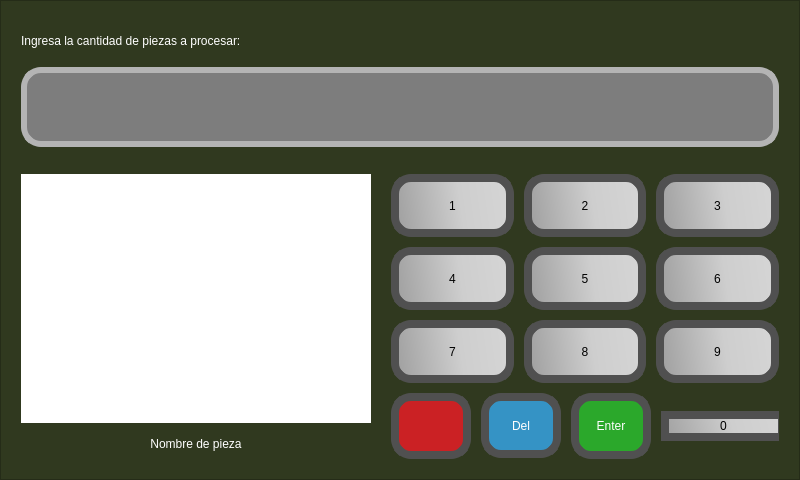
<?xml version="1.0" encoding="UTF-8"?>
<ui version="4.0">
 <class>Form</class>
 <widget class="QWidget" name="Form">
  <property name="geometry">
   <rect>
    <x>0</x>
    <y>0</y>
    <width>800</width>
    <height>480</height>
   </rect>
  </property>
  <property name="sizePolicy">
   <sizepolicy hsizetype="Expanding" vsizetype="Expanding">
    <horstretch>0</horstretch>
    <verstretch>0</verstretch>
   </sizepolicy>
  </property>
  <property name="windowTitle">
   <string>Form</string>
  </property>
  <property name="styleSheet">
   <string notr="true">background-color: #30391f;</string>
  </property>
  <layout class="QHBoxLayout" name="horizontalLayout">
   <property name="leftMargin">
    <number>0</number>
   </property>
   <property name="topMargin">
    <number>0</number>
   </property>
   <property name="rightMargin">
    <number>0</number>
   </property>
   <property name="bottomMargin">
    <number>0</number>
   </property>
   <item>
    <widget class="QFrame" name="frame">
     <property name="sizePolicy">
      <sizepolicy hsizetype="Expanding" vsizetype="Expanding">
       <horstretch>0</horstretch>
       <verstretch>0</verstretch>
      </sizepolicy>
     </property>
     <property name="minimumSize">
      <size>
       <width>400</width>
       <height>0</height>
      </size>
     </property>
     <property name="frameShape">
      <enum>QFrame::StyledPanel</enum>
     </property>
     <property name="frameShadow">
      <enum>QFrame::Raised</enum>
     </property>
     <layout class="QVBoxLayout" name="verticalLayout">
      <property name="spacing">
       <number>0</number>
      </property>
      <property name="leftMargin">
       <number>11</number>
      </property>
      <property name="topMargin">
       <number>11</number>
      </property>
      <property name="rightMargin">
       <number>11</number>
      </property>
      <property name="bottomMargin">
       <number>11</number>
      </property>
      <item alignment="Qt::AlignTop">
       <widget class="QWidget" name="widget_5" native="true">
        <layout class="QVBoxLayout" name="verticalLayout_2">
         <item>
          <widget class="QWidget" name="widget_6" native="true">
           <property name="sizePolicy">
            <sizepolicy hsizetype="Expanding" vsizetype="Expanding">
             <horstretch>0</horstretch>
             <verstretch>0</verstretch>
            </sizepolicy>
           </property>
           <property name="maximumSize">
            <size>
             <width>16777215</width>
             <height>150</height>
            </size>
           </property>
           <layout class="QVBoxLayout" name="verticalLayout_8">
            <property name="leftMargin">
             <number>0</number>
            </property>
            <property name="topMargin">
             <number>0</number>
            </property>
            <property name="rightMargin">
             <number>0</number>
            </property>
            <item>
             <layout class="QVBoxLayout" name="verticalLayout_9">
              <item>
               <widget class="QLabel" name="lbl_title">
                <property name="sizePolicy">
                 <sizepolicy hsizetype="Expanding" vsizetype="Expanding">
                  <horstretch>0</horstretch>
                  <verstretch>0</verstretch>
                 </sizepolicy>
                </property>
                <property name="minimumSize">
                 <size>
                  <width>0</width>
                  <height>40</height>
                 </size>
                </property>
                <property name="maximumSize">
                 <size>
                  <width>16777215</width>
                  <height>80</height>
                 </size>
                </property>
                <property name="styleSheet">
                 <string notr="true">font: 20pt &quot;MS Shell Dlg 2&quot;;
color: rgb(255, 255, 255);</string>
                </property>
                <property name="text">
                 <string>Ingresa la cantidad de piezas a procesar:</string>
                </property>
               </widget>
              </item>
              <item>
               <widget class="QTextEdit" name="txed_response">
                <property name="minimumSize">
                 <size>
                  <width>0</width>
                  <height>40</height>
                 </size>
                </property>
                <property name="maximumSize">
                 <size>
                  <width>16777215</width>
                  <height>80</height>
                 </size>
                </property>
                <property name="styleSheet">
                 <string notr="true">background-color: rgb(125, 125, 125);
border-radius: 20px;
color: white;
padding: 10px;
border: 6px solid rgb(180, 180, 180);
font: 18pt &quot;MS Shell Dlg 2&quot;;</string>
                </property>
                <property name="html">
                 <string>&lt;!DOCTYPE HTML PUBLIC &quot;-//W3C//DTD HTML 4.0//EN&quot; &quot;http://www.w3.org/TR/REC-html40/strict.dtd&quot;&gt;
&lt;html&gt;&lt;head&gt;&lt;meta name=&quot;qrichtext&quot; content=&quot;1&quot; /&gt;&lt;style type=&quot;text/css&quot;&gt;
p, li { white-space: pre-wrap; }
&lt;/style&gt;&lt;/head&gt;&lt;body style=&quot; font-family:'MS Shell Dlg 2'; font-size:18pt; font-weight:400; font-style:normal;&quot;&gt;
&lt;p style=&quot;-qt-paragraph-type:empty; margin-top:0px; margin-bottom:0px; margin-left:0px; margin-right:0px; -qt-block-indent:0; text-indent:0px;&quot;&gt;&lt;br /&gt;&lt;/p&gt;&lt;/body&gt;&lt;/html&gt;</string>
                </property>
               </widget>
              </item>
             </layout>
            </item>
           </layout>
          </widget>
         </item>
        </layout>
       </widget>
      </item>
      <item>
       <widget class="QWidget" name="widget" native="true">
        <property name="sizePolicy">
         <sizepolicy hsizetype="Expanding" vsizetype="Expanding">
          <horstretch>0</horstretch>
          <verstretch>0</verstretch>
         </sizepolicy>
        </property>
        <property name="styleSheet">
         <string notr="true"/>
        </property>
        <layout class="QGridLayout" name="gridLayout">
         <property name="horizontalSpacing">
          <number>20</number>
         </property>
         <item row="0" column="1" rowspan="2">
          <widget class="QWidget" name="widget_4" native="true">
           <property name="sizePolicy">
            <sizepolicy hsizetype="Expanding" vsizetype="Expanding">
             <horstretch>0</horstretch>
             <verstretch>0</verstretch>
            </sizepolicy>
           </property>
           <property name="minimumSize">
            <size>
             <width>0</width>
             <height>0</height>
            </size>
           </property>
           <layout class="QVBoxLayout" name="verticalLayout_7">
            <property name="spacing">
             <number>10</number>
            </property>
            <property name="leftMargin">
             <number>0</number>
            </property>
            <property name="topMargin">
             <number>0</number>
            </property>
            <property name="rightMargin">
             <number>0</number>
            </property>
            <property name="bottomMargin">
             <number>0</number>
            </property>
            <item>
             <layout class="QHBoxLayout" name="horizontalLayout_14">
              <item>
               <widget class="QPushButton" name="btn_one1">
                <property name="sizePolicy">
                 <sizepolicy hsizetype="Expanding" vsizetype="Expanding">
                  <horstretch>0</horstretch>
                  <verstretch>0</verstretch>
                 </sizepolicy>
                </property>
                <property name="minimumSize">
                 <size>
                  <width>35</width>
                  <height>35</height>
                 </size>
                </property>
                <property name="styleSheet">
                 <string notr="true">QPushButton {
    border-radius: 20px;
    color: black;
	border: 8px solid rgb(80, 80, 80);	
	font: 87 26pt &quot;Arial Black&quot;;		
	background-color: qlineargradient(spread:pad, x1:0, y1:0.068, x2:1, y2:0, stop:0 rgba(163, 163, 163, 255), stop:0.539326 rgba(206, 206, 206, 255), stop:0.98 rgba(213, 213, 213, 255), stop:1 rgba(0, 0, 0, 0));
}</string>
                </property>
                <property name="text">
                 <string>1</string>
                </property>
               </widget>
              </item>
              <item>
               <widget class="QPushButton" name="btn_two1">
                <property name="sizePolicy">
                 <sizepolicy hsizetype="Expanding" vsizetype="Expanding">
                  <horstretch>0</horstretch>
                  <verstretch>0</verstretch>
                 </sizepolicy>
                </property>
                <property name="minimumSize">
                 <size>
                  <width>35</width>
                  <height>35</height>
                 </size>
                </property>
                <property name="styleSheet">
                 <string notr="true">QPushButton {
    border-radius: 20px;
    color: black;
	border: 8px solid rgb(80, 80, 80);	
	font: 87 26pt &quot;Arial Black&quot;;		
	background-color: qlineargradient(spread:pad, x1:0, y1:0.068, x2:1, y2:0, stop:0 rgba(163, 163, 163, 255), stop:0.539326 rgba(206, 206, 206, 255), stop:0.98 rgba(213, 213, 213, 255), stop:1 rgba(0, 0, 0, 0));
}</string>
                </property>
                <property name="text">
                 <string>2</string>
                </property>
               </widget>
              </item>
              <item>
               <widget class="QPushButton" name="btn_three1">
                <property name="sizePolicy">
                 <sizepolicy hsizetype="Expanding" vsizetype="Expanding">
                  <horstretch>0</horstretch>
                  <verstretch>0</verstretch>
                 </sizepolicy>
                </property>
                <property name="minimumSize">
                 <size>
                  <width>35</width>
                  <height>35</height>
                 </size>
                </property>
                <property name="styleSheet">
                 <string notr="true">QPushButton {
    border-radius: 20px;
    color: black;
	border: 8px solid rgb(80, 80, 80);	
	font: 87 26pt &quot;Arial Black&quot;;		
	background-color: qlineargradient(spread:pad, x1:0, y1:0.068, x2:1, y2:0, stop:0 rgba(163, 163, 163, 255), stop:0.539326 rgba(206, 206, 206, 255), stop:0.98 rgba(213, 213, 213, 255), stop:1 rgba(0, 0, 0, 0));
}</string>
                </property>
                <property name="text">
                 <string>3</string>
                </property>
               </widget>
              </item>
             </layout>
            </item>
            <item>
             <layout class="QHBoxLayout" name="horizontalLayout_5">
              <item>
               <widget class="QPushButton" name="btn_four1">
                <property name="sizePolicy">
                 <sizepolicy hsizetype="Expanding" vsizetype="Expanding">
                  <horstretch>0</horstretch>
                  <verstretch>0</verstretch>
                 </sizepolicy>
                </property>
                <property name="minimumSize">
                 <size>
                  <width>35</width>
                  <height>35</height>
                 </size>
                </property>
                <property name="styleSheet">
                 <string notr="true">QPushButton {
    border-radius: 20px;
    color: black;
	border: 8px solid rgb(80, 80, 80);	
	font: 87 26pt &quot;Arial Black&quot;;		
	background-color: qlineargradient(spread:pad, x1:0, y1:0.068, x2:1, y2:0, stop:0 rgba(163, 163, 163, 255), stop:0.539326 rgba(206, 206, 206, 255), stop:0.98 rgba(213, 213, 213, 255), stop:1 rgba(0, 0, 0, 0));
}</string>
                </property>
                <property name="text">
                 <string>4</string>
                </property>
               </widget>
              </item>
              <item>
               <widget class="QPushButton" name="btn_five1">
                <property name="sizePolicy">
                 <sizepolicy hsizetype="Expanding" vsizetype="Expanding">
                  <horstretch>0</horstretch>
                  <verstretch>0</verstretch>
                 </sizepolicy>
                </property>
                <property name="minimumSize">
                 <size>
                  <width>35</width>
                  <height>35</height>
                 </size>
                </property>
                <property name="styleSheet">
                 <string notr="true">QPushButton {
    border-radius: 20px;
    color: black;
	border: 8px solid rgb(80, 80, 80);	
	font: 87 26pt &quot;Arial Black&quot;;		
	background-color: qlineargradient(spread:pad, x1:0, y1:0.068, x2:1, y2:0, stop:0 rgba(163, 163, 163, 255), stop:0.539326 rgba(206, 206, 206, 255), stop:0.98 rgba(213, 213, 213, 255), stop:1 rgba(0, 0, 0, 0));
}</string>
                </property>
                <property name="text">
                 <string>5</string>
                </property>
               </widget>
              </item>
              <item>
               <widget class="QPushButton" name="btn_six1">
                <property name="sizePolicy">
                 <sizepolicy hsizetype="Expanding" vsizetype="Expanding">
                  <horstretch>0</horstretch>
                  <verstretch>0</verstretch>
                 </sizepolicy>
                </property>
                <property name="minimumSize">
                 <size>
                  <width>35</width>
                  <height>35</height>
                 </size>
                </property>
                <property name="styleSheet">
                 <string notr="true">QPushButton {
    border-radius: 20px;
    color: black;
	border: 8px solid rgb(80, 80, 80);	
	font: 87 26pt &quot;Arial Black&quot;;		
	background-color: qlineargradient(spread:pad, x1:0, y1:0.068, x2:1, y2:0, stop:0 rgba(163, 163, 163, 255), stop:0.539326 rgba(206, 206, 206, 255), stop:0.98 rgba(213, 213, 213, 255), stop:1 rgba(0, 0, 0, 0));
}</string>
                </property>
                <property name="text">
                 <string>6</string>
                </property>
               </widget>
              </item>
             </layout>
            </item>
            <item>
             <layout class="QHBoxLayout" name="horizontalLayout_15">
              <item>
               <widget class="QPushButton" name="btn_seven1">
                <property name="sizePolicy">
                 <sizepolicy hsizetype="Expanding" vsizetype="Expanding">
                  <horstretch>0</horstretch>
                  <verstretch>0</verstretch>
                 </sizepolicy>
                </property>
                <property name="minimumSize">
                 <size>
                  <width>35</width>
                  <height>35</height>
                 </size>
                </property>
                <property name="styleSheet">
                 <string notr="true">QPushButton {
    border-radius: 20px;
    color: black;
	border: 8px solid rgb(80, 80, 80);	
	font: 87 26pt &quot;Arial Black&quot;;		
	background-color: qlineargradient(spread:pad, x1:0, y1:0.068, x2:1, y2:0, stop:0 rgba(163, 163, 163, 255), stop:0.539326 rgba(206, 206, 206, 255), stop:0.98 rgba(213, 213, 213, 255), stop:1 rgba(0, 0, 0, 0));
}</string>
                </property>
                <property name="text">
                 <string>7</string>
                </property>
               </widget>
              </item>
              <item>
               <widget class="QPushButton" name="btn_eight1">
                <property name="sizePolicy">
                 <sizepolicy hsizetype="Expanding" vsizetype="Expanding">
                  <horstretch>0</horstretch>
                  <verstretch>0</verstretch>
                 </sizepolicy>
                </property>
                <property name="minimumSize">
                 <size>
                  <width>35</width>
                  <height>35</height>
                 </size>
                </property>
                <property name="styleSheet">
                 <string notr="true">QPushButton {
    border-radius: 20px;
    color: black;
	border: 8px solid rgb(80, 80, 80);	
	font: 87 26pt &quot;Arial Black&quot;;		
	background-color: qlineargradient(spread:pad, x1:0, y1:0.068, x2:1, y2:0, stop:0 rgba(163, 163, 163, 255), stop:0.539326 rgba(206, 206, 206, 255), stop:0.98 rgba(213, 213, 213, 255), stop:1 rgba(0, 0, 0, 0));
}</string>
                </property>
                <property name="text">
                 <string>8</string>
                </property>
               </widget>
              </item>
              <item>
               <widget class="QPushButton" name="btn_nine1">
                <property name="sizePolicy">
                 <sizepolicy hsizetype="Expanding" vsizetype="Expanding">
                  <horstretch>0</horstretch>
                  <verstretch>0</verstretch>
                 </sizepolicy>
                </property>
                <property name="minimumSize">
                 <size>
                  <width>35</width>
                  <height>35</height>
                 </size>
                </property>
                <property name="styleSheet">
                 <string notr="true">QPushButton {
    border-radius: 20px;
    color: black;
	border: 8px solid rgb(80, 80, 80);	
	font: 87 26pt &quot;Arial Black&quot;;		
	background-color: qlineargradient(spread:pad, x1:0, y1:0.068, x2:1, y2:0, stop:0 rgba(163, 163, 163, 255), stop:0.539326 rgba(206, 206, 206, 255), stop:0.98 rgba(213, 213, 213, 255), stop:1 rgba(0, 0, 0, 0));
}</string>
                </property>
                <property name="text">
                 <string>9</string>
                </property>
               </widget>
              </item>
             </layout>
            </item>
            <item>
             <layout class="QHBoxLayout" name="horizontalLayout_16" stretch="0,0,0,0">
              <item>
               <widget class="QPushButton" name="btn_cancel">
                <property name="sizePolicy">
                 <sizepolicy hsizetype="Expanding" vsizetype="Expanding">
                  <horstretch>0</horstretch>
                  <verstretch>0</verstretch>
                 </sizepolicy>
                </property>
                <property name="minimumSize">
                 <size>
                  <width>80</width>
                  <height>66</height>
                 </size>
                </property>
                <property name="maximumSize">
                 <size>
                  <width>80</width>
                  <height>66</height>
                 </size>
                </property>
                <property name="styleSheet">
                 <string notr="true">QPushButton {
    border-radius: 20px;
    color: white;
	border: 8px solid rgb(80, 80, 80);	
	font: 87 16pt &quot;Arial Black&quot;;		
	background-color: rgb(203, 33, 36);
}</string>
                </property>
                <property name="text">
                 <string/>
                </property>
                <property name="icon">
                 <iconset>
                  <normaloff>../img/regresar-edit.png</normaloff>../img/regresar-edit.png</iconset>
                </property>
                <property name="iconSize">
                 <size>
                  <width>30</width>
                  <height>30</height>
                 </size>
                </property>
               </widget>
              </item>
              <item>
               <widget class="QPushButton" name="btn_del1">
                <property name="sizePolicy">
                 <sizepolicy hsizetype="Expanding" vsizetype="Expanding">
                  <horstretch>0</horstretch>
                  <verstretch>0</verstretch>
                 </sizepolicy>
                </property>
                <property name="minimumSize">
                 <size>
                  <width>80</width>
                  <height>35</height>
                 </size>
                </property>
                <property name="maximumSize">
                 <size>
                  <width>80</width>
                  <height>65</height>
                 </size>
                </property>
                <property name="styleSheet">
                 <string notr="true">QPushButton {
    border-radius: 20px;
    color: white;
	border: 8px solid rgb(80, 80, 80);	
	font: 87 16pt &quot;Arial Black&quot;;		
	
	background-color: rgb(53, 147, 197);
}</string>
                </property>
                <property name="text">
                 <string>Del</string>
                </property>
               </widget>
              </item>
              <item>
               <widget class="QPushButton" name="btn_enter1">
                <property name="sizePolicy">
                 <sizepolicy hsizetype="Expanding" vsizetype="Expanding">
                  <horstretch>0</horstretch>
                  <verstretch>0</verstretch>
                 </sizepolicy>
                </property>
                <property name="minimumSize">
                 <size>
                  <width>80</width>
                  <height>35</height>
                 </size>
                </property>
                <property name="maximumSize">
                 <size>
                  <width>80</width>
                  <height>16777215</height>
                 </size>
                </property>
                <property name="styleSheet">
                 <string notr="true">QPushButton {
    border-radius: 20px;
    color: white;
	border: 8px solid rgb(80, 80, 80);	
	font: 87 16pt &quot;Arial Black&quot;;		
	background-color: rgb(43, 168, 43);
}</string>
                </property>
                <property name="text">
                 <string>Enter</string>
                </property>
               </widget>
              </item>
              <item>
               <widget class="QPushButton" name="btn_zero1">
                <property name="minimumSize">
                 <size>
                  <width>125</width>
                  <height>0</height>
                 </size>
                </property>
                <property name="maximumSize">
                 <size>
                  <width>125</width>
                  <height>16777215</height>
                 </size>
                </property>
                <property name="styleSheet">
                 <string notr="true">QPushButton {
    border-radius: 20px;
    color: black;
	border: 8px solid rgb(80, 80, 80);	
	font: 87 26pt &quot;Arial Black&quot;;		
	background-color: qlineargradient(spread:pad, x1:0, y1:0.068, x2:1, y2:0, stop:0 rgba(163, 163, 163, 255), stop:0.539326 rgba(206, 206, 206, 255), stop:0.98 rgba(213, 213, 213, 255), stop:1 rgba(0, 0, 0, 0));
}</string>
                </property>
                <property name="text">
                 <string>0</string>
                </property>
               </widget>
              </item>
             </layout>
            </item>
           </layout>
          </widget>
         </item>
         <item row="0" column="0">
          <widget class="QLabel" name="lbl_img">
           <property name="minimumSize">
            <size>
             <width>350</width>
             <height>0</height>
            </size>
           </property>
           <property name="styleSheet">
            <string notr="true">background-color: rgb(255, 255, 255);
padding:10px;</string>
           </property>
           <property name="text">
            <string/>
           </property>
           <property name="scaledContents">
            <bool>true</bool>
           </property>
          </widget>
         </item>
         <item row="1" column="0">
          <widget class="QLabel" name="lbl_name">
           <property name="minimumSize">
            <size>
             <width>0</width>
             <height>30</height>
            </size>
           </property>
           <property name="maximumSize">
            <size>
             <width>16777215</width>
             <height>30</height>
            </size>
           </property>
           <property name="styleSheet">
            <string notr="true">color: rgb(255, 255, 255);
font: 87 16pt &quot;Arial Black&quot;;</string>
           </property>
           <property name="text">
            <string>Nombre de pieza</string>
           </property>
           <property name="alignment">
            <set>Qt::AlignCenter</set>
           </property>
          </widget>
         </item>
        </layout>
       </widget>
      </item>
     </layout>
    </widget>
   </item>
  </layout>
 </widget>
 <resources/>
 <connections/>
</ui>
